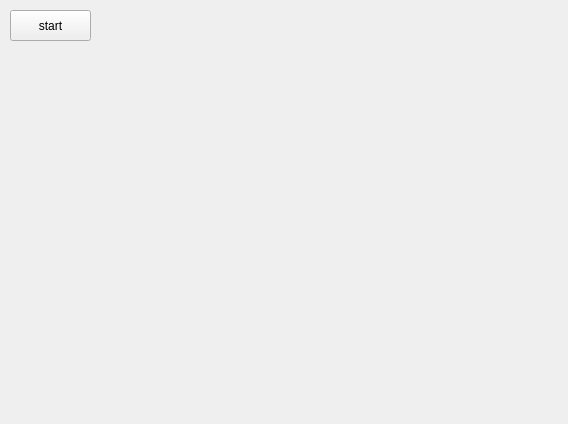
<?xml version="1.0" encoding="UTF-8"?>
<ui version="4.0">
 <class>Form</class>
 <widget class="QWidget" name="Form">
  <property name="geometry">
   <rect>
    <x>0</x>
    <y>0</y>
    <width>568</width>
    <height>424</height>
   </rect>
  </property>
  <property name="windowTitle">
   <string>Form</string>
  </property>
  <widget class="QPushButton" name="pushButton">
   <property name="geometry">
    <rect>
     <x>10</x>
     <y>10</y>
     <width>81</width>
     <height>31</height>
    </rect>
   </property>
   <property name="text">
    <string>start</string>
   </property>
  </widget>
 </widget>
 <resources/>
 <connections/>
</ui>
